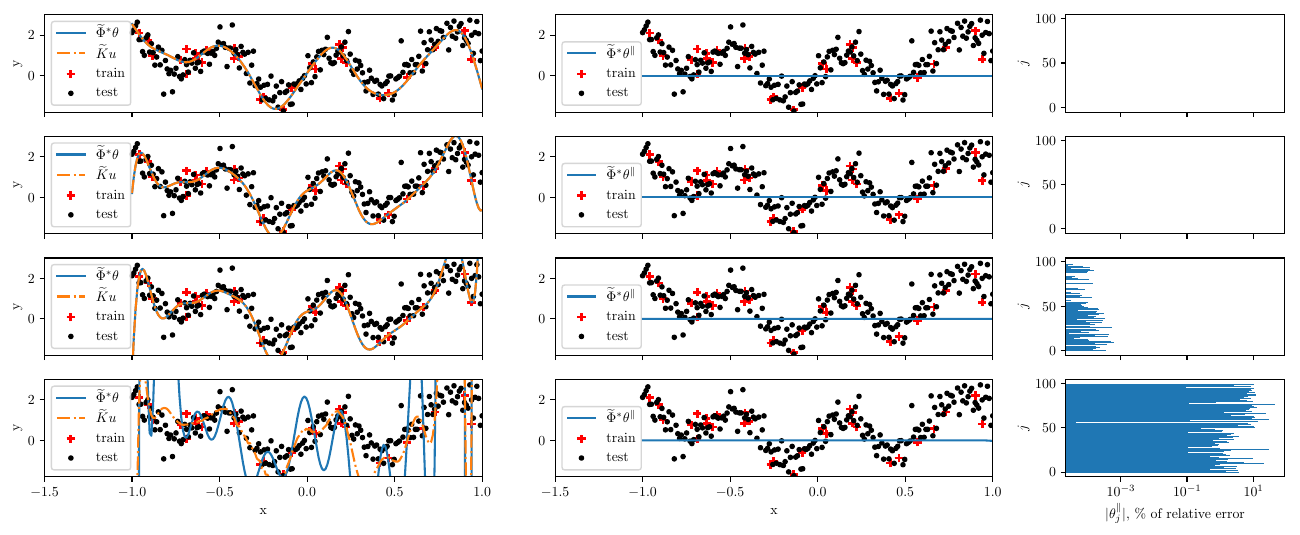

The script that saved this image:
r"""Plot figure: ORFF Representer theorem pt.1."""

import numpy as np
import matplotlib.pyplot as plt
import matplotlib


def phi(x, w, D):
    r"""RFF map."""
    Z = np.dot(x, w)
    return np.hstack((np.cos(Z), np.sin(Z))) / np.sqrt(D)


def main():
    r"""Plot figure: ORFF Representer theorem pt.1."""
    d = 1  # dimensionality of the inputs
    D = 50  # number of random features

    N = 30
    Nt = 200

    # N training points in (0,1)
    np.random.seed(42)
    x = 2 * np.random.rand(N, d) - 1
    y = np.sin(10 * x)
    y += .5 * np.random.randn(y.shape[0], y.shape[1]) + 2. * x ** 2

    # Nt testing points in (0,1)
    xt = np.linspace(-1, 1, Nt).reshape((-1, 1))
    yt = np.sin(10 * xt) + 2. * xt ** 2
    yt += .5 * np.random.randn(yt.shape[0], yt.shape[1])

    sigma = .125
    w = np.random.randn(d, D) / sigma  # Realization of (\omega_j)_{j=1}^D

    phiX = phi(x, w, D)  # Train RFF
    phiXt = phi(xt, w, D)  # Test RFF

    # Create plot
    plt.close()
    plt.rc('text', usetex=True)
    plt.rc('font', family='serif')
    f, axis = plt.subplots(4, 3, gridspec_kw={'width_ratios': [3, 3, 1.5]},
                           figsize=(16, 6), sharex='col', sharey='col')
    f.subplots_adjust(hspace=.25)
    formatter = matplotlib.ticker.ScalarFormatter()
    formatter.set_powerlimits((-3, 4))

    # For different hyperparameters \lambda
    for k, lbda in enumerate([1e-2, 5e-6, 1e-10, 0]):
        # Train with ORFF with kernel approximation (dual)
        ck = np.linalg.lstsq(np.dot(phiX, phiX.T) + lbda * np.eye(N),
                             y, rcond=-1)[0]
        # Train with ORFF without kernel approximation (primal)
        c = np.linalg.lstsq(np.dot(phiX.T, phiX) + lbda * np.eye(2 * D),
                            np.dot(phiX.T, y), rcond=-1)[0]
        cc = np.sum((phi(x, w, D) * ck), axis=0)
        # Link dual coefficient with primal coefficients
        cr = (cc - c.ravel()) / np.linalg.norm(c) * 100
        err = np.array([np.linalg.norm(np.dot(phiXt, c) - yt) ** 2 / Nt,
                        np.linalg.norm(np.dot(np.dot(phiXt,
                                                     phiX.T),
                                              ck) - yt) ** 2 / Nt,
                        np.linalg.norm(np.dot(phiXt, cr)) ** 2 / Nt,
                        np.linalg.norm(cr)])

        # Plot
        lmin = -1.8
        lmax = 3.
        axis[k, 0].set_xlim([-1.5, 1])
        axis[k, 0].set_ylim([lmin, lmax])
        axis[k, 0].plot(xt, np.dot(phiXt, c),
                        label=r'$\widetilde{\Phi}^* \theta$')
        axis[k, 0].plot(xt, np.dot(np.dot(phiXt, phiX.T), ck),
                        label=r'$\widetilde{K}u$', linestyle='-.')
        axis[k, 0].scatter(x, y, c='r', marker='+', label='train', lw=2)
        axis[k, 0].scatter(xt, yt, c='k', marker='.', label='test')
        axis[k, 0].legend(loc=3)
        axis[k, 0].set_ylabel('y')
        if k == 3:
            axis[k, 0].set_xlabel('x')

        lmin = -1.8
        lmax = 3.
        pred = np.dot(phi(xt, w, D), cr)
        axis[k, 1].set_xlim([-1.5, 1])
        axis[k, 1].set_ylim([lmin, lmax])
        axis[k, 1].plot(xt, pred,
                        label=r'$\widetilde{\Phi}^* \theta^{\parallel}$')
        axis[k, 1].scatter(x, y, c='r', marker='+', label='train', lw=2)
        axis[k, 1].scatter(xt, yt, c='k', marker='.', label='test')
        axis[k, 1].legend(loc=3)
        if k == 3:
            axis[k, 1].set_xlabel('x')

        xs = np.arange(cr.size)
        axis[k, 2].barh(xs, np.abs(cr), edgecolor="none", log=True)
        axis[k, 2].set_ylabel(r'$j$')
        if k == 3:
            axis[k, 2].set_xlabel(
                r'$|\theta^{\parallel}_j|$, \% of relative error')
    plt.savefig('representer.pdf', bbox_inches='tight')

    return err

if __name__ == "__main__":
    main()
